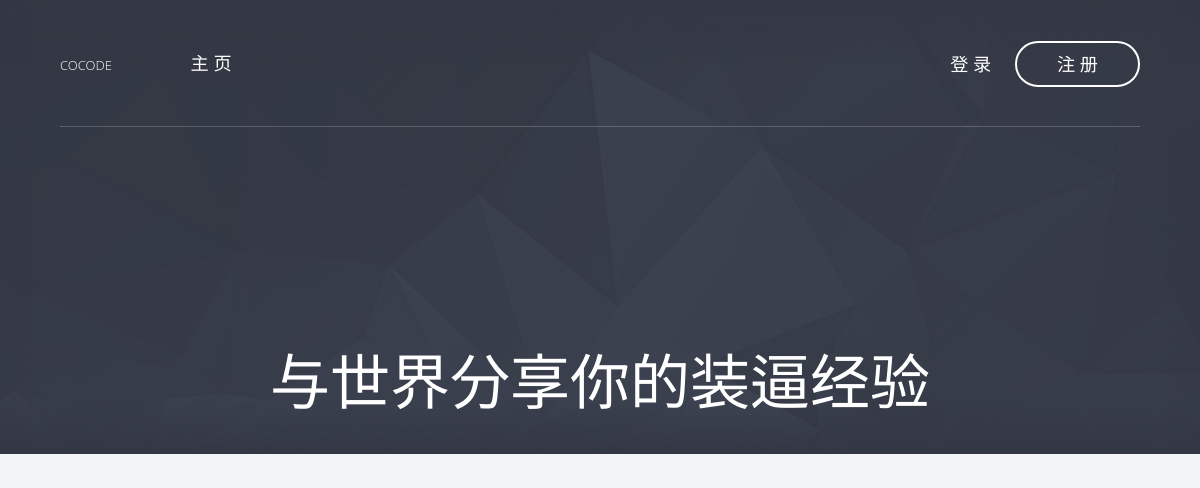
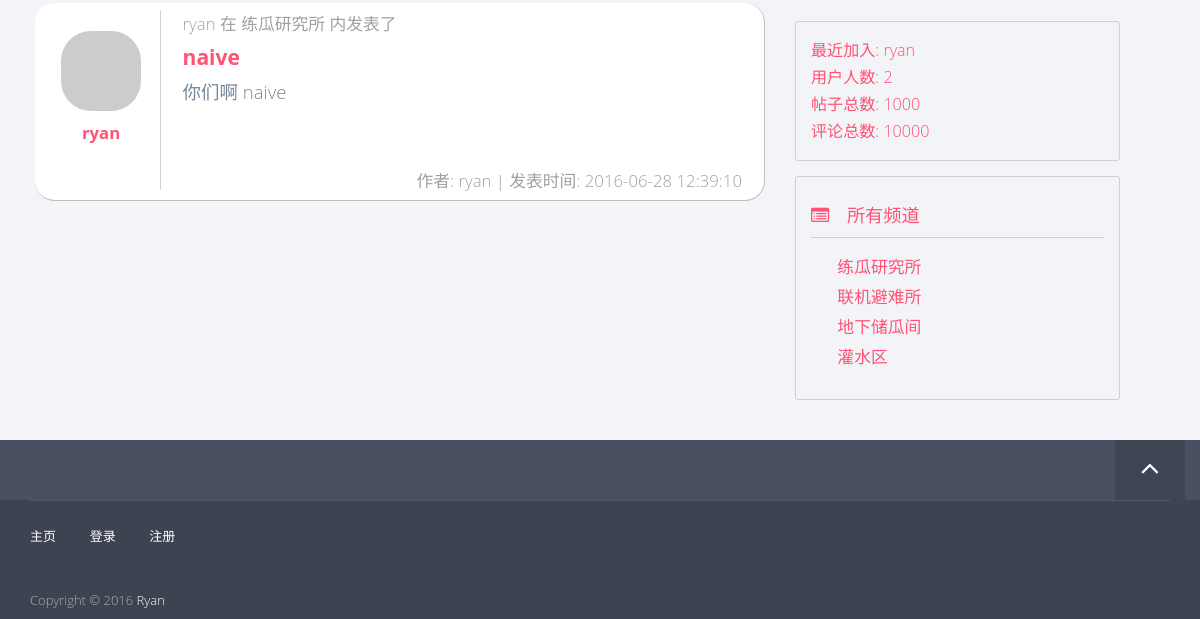
Before: / with the older database file (2 pictures, top to bottom).
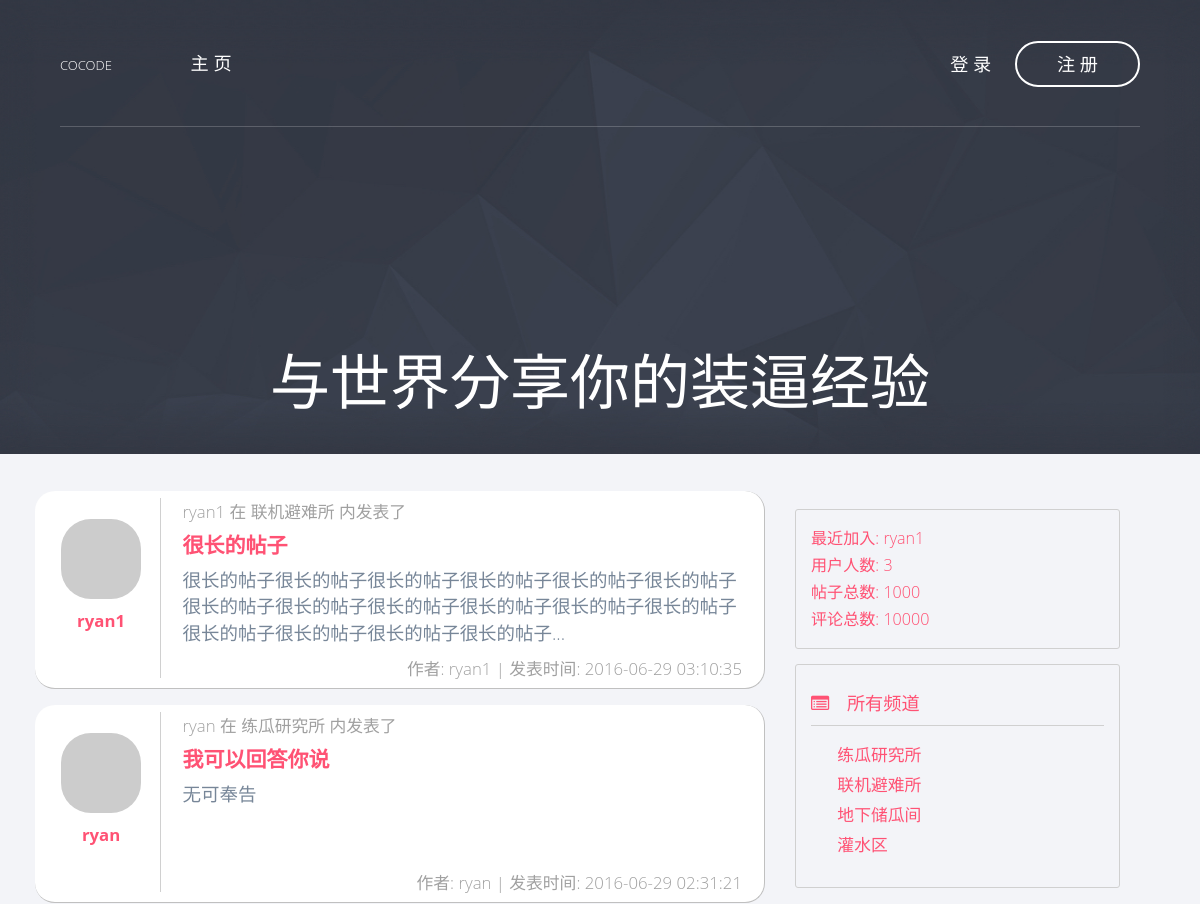
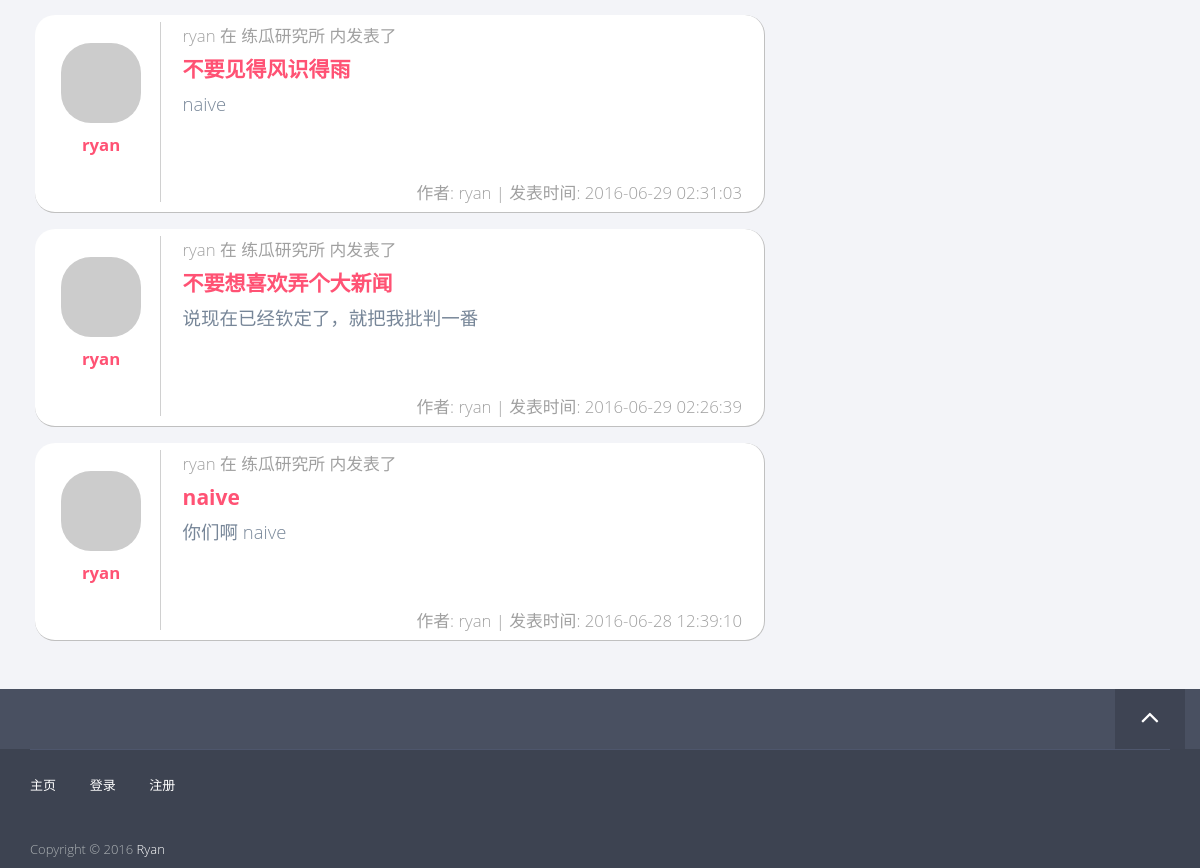
After: the same page with the newer database file (2 pictures, top to bottom).
### app/models/post.py (models this page shows, shortened)
class Post(db.Model, Model):
    __tablename__ = 'posts'
    id = db.Column(db.Integer, primary_key=True)
    title = db.Column(db.String())
    content = db.Column(db.String())
    created_time = db.Column(db.DateTime(timezone=True),
                             default=sql.func.now())
    channel_id = db.Column(db.Integer, db.ForeignKey('channels.id'))
    user_id = db.Column(db.Integer, db.ForeignKey('users.id'))
    comments = db.relationship('Comment', backref='post')
    def display_item(self):
        name = 'post'
        title = self.title
        content_len = 80
        if self.content.__len__() > content_len:
            content = self.content[:content_len] + '...'
        else:
            content = self.content
        return (name, title, content)

### app/models/user.py (models this page shows, shortened)
class User(db.Model, Model):
    __tablename__ = 'users'
    id = db.Column(db.Integer, primary_key=True)
    username = db.Column(db.String(), unique=True)
    password_hash = db.Column(db.String())
    email = db.Column(db.String(), unique=True)
    avatar_hash = db.Column(db.String())
    created_time = db.Column(db.DateTime(timezone=True),
                             default=sql.func.now())
    role_id = db.Column(db.Integer, db.ForeignKey('roles.id'))
    posts = db.relationship('Post', backref='author')
    comments = db.relationship('Comment', backref='author')
    @property
    def password(self):
        raise AttributeError('password is not readable')
    def gravatar(self, size=100, default='identicon', rating='g'):
        from flask import request
        gravatar_url = 'secure.gravatar.com/avatar'
        if request.is_secure:
            url = 'https://' + gravatar_url
        else:
            url = 'http://' + gravatar_url
        hash = self.avatar_hash or md5(self.email.encode('utf-8')).hexdigest()
        return '{url}/{hash}?s={size}&d={default}&r={rating}'.format(url=url,
                                                                     hash=hash,
                                                                     size=size,
                                                                     default=default,
                                                                     rating=rating)

### app/models/channel.py (models this page shows, shortened)
class Channel(db.Model, Model):
    __tablename__ = 'channels'
    id = db.Column(db.Integer, primary_key=True)
    name = db.Column(db.String(), default=ChannelPermission.NORMAL[0])
    permission = db.Column(db.Integer)
    created_time = db.Column(db.DateTime(timezone=True),
                             default=sql.func.now())
    posts = db.relationship('Post', backref='channel')
    def is_admin(self):
        return self.permission == ChannelPermission.ADMIN[0]

### app/views.py (the view)
@app.route('/')
def index():
    posts = Post.query.all()
    posts.sort(key=lambda p: p.created_time, reverse=True)
    return render_template('index.html',
                           posts=posts)

### app/__init__.py (called while the page is built)
@app.context_processor
def current_user_processor():
    return dict(current_user=current_user())

@app.context_processor
def channel_processor():
    channels = Channel.query.all()
    permissions = [
        ChannelPermission.NORMAL,
        ChannelPermission.ADMIN,
    ]
    dic = {
        'channels': channels,
        'permissions': permissions,
    }
    return dict(**dic)

@app.context_processor
def user_processor():
    user_count = User.query.count()
    new_user = User.query.order_by(User.created_time.desc()).first()
    return dict(new_user=new_user,
                user_count=user_count)

### app/models/user.py (called while the page is built)
def current_user():
    id = session.get('user_key', None)
    user = None
    if id is not None:
        user = User.query.get(id)
    return user

### app/templates/index.html (shortened to what this page needs)
{% extends "base8-4.html" %}
{% block header %}
    <div class="hero-content text-center">
        {% if current_user is not none %}
        <h1>欢迎，{{ current_user.username }}</h1>
        {% else %}
        <a href="/login"><h1>与世界分享你的装逼经验</h1></a>
        {% endif %}
    </div>
{% endblock %}
{% block page_content %}
    {% include "_posts.html" %}
{% endblock %}

### app/templates/_posts.html (shortened to what this page needs)
<div class="items-container">
    {% for post in posts %}
        <div class="item-container col-md-12">
            {% set post_author = post.author %}
            {% set post_channel = post.channel.name %}
            {% set item = post.display_item() %}
            {% set post_title = item[1] %}
            {% set post_content = item[2] %}
            <div class="col-md-2 item-left">
                <div class="item-portrait">
                    <img class="img-rounded center-block round" src="{{ post_author.gravatar(size=60) }}" />
                </div>
                <div class="item-author">
                    <a href="/profile/{{ post_author.username }}">{{ post_author.username }}</a>
                </div>
            </div>
            <div class="col-md-10 item-right">
                <div class="item-header">
                    {{ post_author.username }} 在 {{ post_channel }} 内发表了
                </div>
                    <div class="item-title">
                        <a href="/post/{{ post.id }}">{{ post_title }}</a>
                    </div>
                    <div class="item-content">
                        {{ post_content }}
                    </div>
                <div class="item-footer">
                    作者: {{ post_author.username }} | 发表时间: {{ post.created_time }}
                </div>
            </div>
        </div>
    {% endfor %}
</div>

### app/templates/_bbs_info.html
<div class="col-md-10 forum-info">
    <div class="forum-info-item">最近加入: <a href="/profile/{{ new_user.username }}">{{ new_user.username }}</a></div>
    <div class="forum-info-item">用户人数: {{ user_count }}</div>
    <div class="forum-info-item">帖子总数: 1000 </div>
    <div class="forum-info-item">评论总数: 10000 </div>
</div>

### app/templates/_channels.html (shortened to what this page needs)
<div class="col-md-10 channel-list">
    <div class="channel-list-caption">
        <i class="fa fa-list-alt"></i> 所有频道
    </div>
    <div class="channel-list-items">
        {% for c in channels %}
        {% if not c.is_admin() %}
            <div class="channel-list-item">
                <a href="/channel/{{ c.id }}">{{ c.name }}</a>
            </div>
        {% endif %}
        {% endfor %}
    </div>
</div>

Changed rows visible on the page:
added Post: {{ post_channel }} "联机避难所", title "很长的帖子", post_content "很长的帖子很长的帖子很长的帖子很长的帖子很长的帖子很长的帖子很长的帖子很长的帖子很长的帖子很长的帖子很长的帖子很长的帖子很长的帖子很长的帖子很长的帖子很长的帖子...", created_time "2016-06-29 03:10:35"
added User: username "ryan1"
added Post: {{ post_author.username }} "ryan", {{ post_channel }} "练瓜研究所", title "我可以回答你说", content "无可奉告", created_time "2016-06-29 02:31:21"
added Post: {{ post_author.username }} "ryan", {{ post_channel }} "练瓜研究所", title "不要见得风识得雨", content "naive", created_time "2016-06-29 02:31:03"
added Post: {{ post_author.username }} "ryan", {{ post_channel }} "练瓜研究所", title "不要想喜欢弄个大新闻", content "说现在已经钦定了，就把我批判一番", created_time "2016-06-29 02:26:39"
Other visible differences:
{{ user_count }}: "2" → "3"
{{ new_user.username }}: "ryan" → "ryan1"
